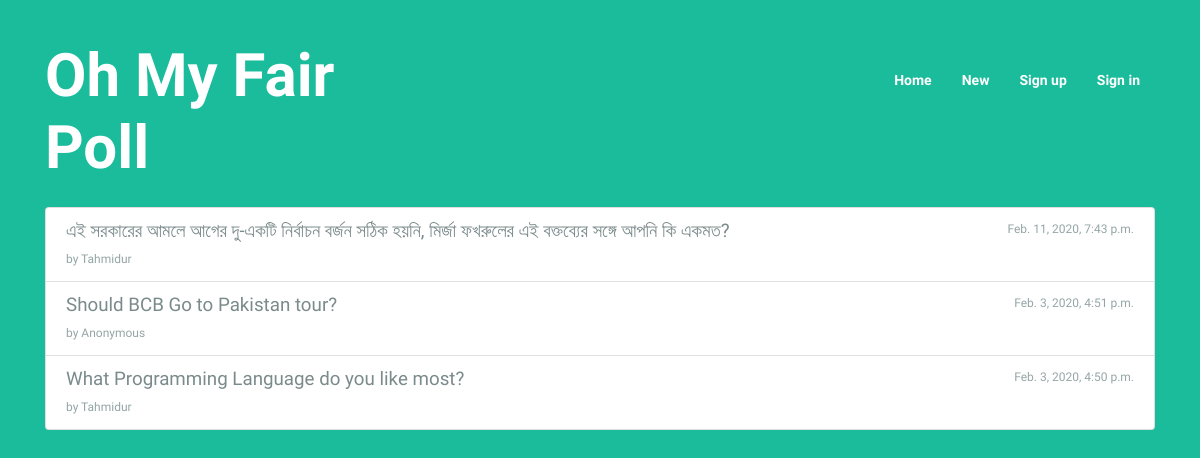
The app's page /, older data.
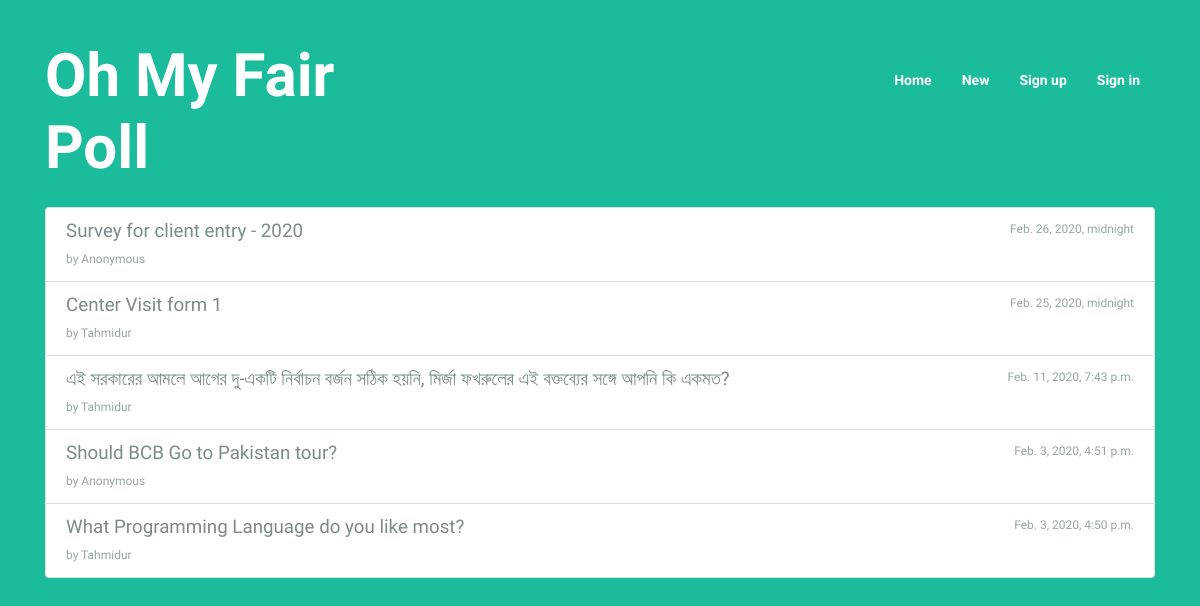
The same page, newer data.
### poll/models.py (models this page shows, shortened)
class Poll(models.Model):
	SINGLE_RESPONSE = 1
	MULTIPLE_RESPONSE = 2
	RESPONSE_CHOICES = [
		(SINGLE_RESPONSE, 'Single Response'),
		(MULTIPLE_RESPONSE, 'Multiple Response'),
	]
	title = models.CharField(max_length=200)
	descr = models.TextField(null=True, blank=True)
	response_type = models.SmallIntegerField(choices=RESPONSE_CHOICES, default=SINGLE_RESPONSE)
	creator = models.ForeignKey(User, on_delete=models.SET_NULL, null=True)
	anonymous_creator = models.BooleanField(default=False)
	start_date = models.DateTimeField(null=True)
	end_date = models.DateTimeField(null=True)

### poll/views.py (the view)
# urls.py: path('', views.index, name='poll.home'),
def index(request):
	polls = Poll.objects.all().order_by('-start_date')
	return render(request, 'poll/index.html', {'polls': polls})

### templates/poll/index.html
{% extends 'base.html' %}
{% block content %}
<div class="list-group">
	{% for poll in polls %}
	<a href="{% url 'view_poll' poll.id %}" class="list-group-item list-group-item-action flex-column align-items-start">
		<div class="d-flex w-100 justify-content-between">
		<h5 class="mb-1">{{ poll.title }}</h5>
		<small class="text-muted">{{ poll.start_date }}</small>
		</div>
		{% if poll.anonymous_creator %}
		<small class="text-muted">by Anonymous</small>
		{% else %}
		<small class="text-muted">by {{ poll.creator.first_name }}</small>
		{% endif %}
	</a>
	{% endfor %}
</div>
{% endblock content %}

Row changes from the older to the newer data that the page shows:
added Poll: title "Survey for client entry - 2020", start_date "Feb. 26, 2020, midnight", anonymous_creator "by Anonymous"
added Poll: title "Center Visit form 1", start_date "Feb. 25, 2020, midnight", creator.first_name "Tahmidur"
